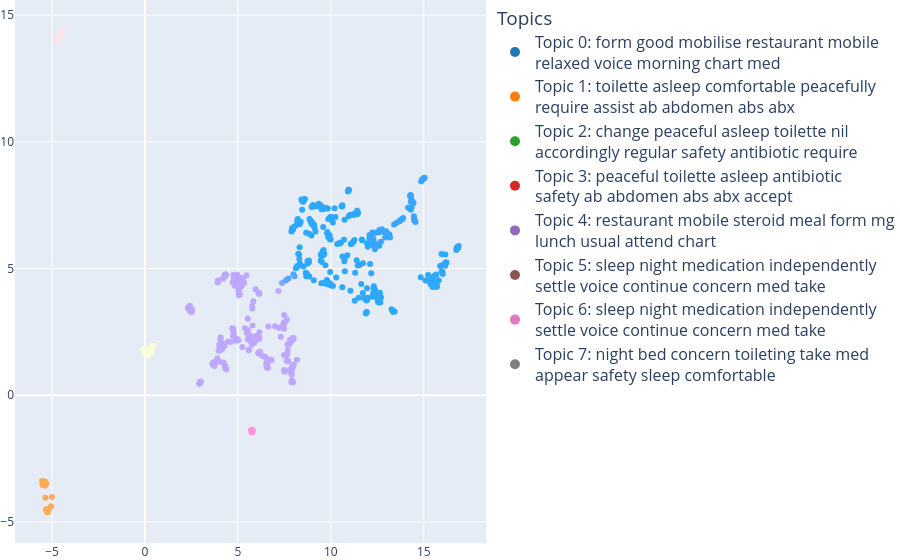
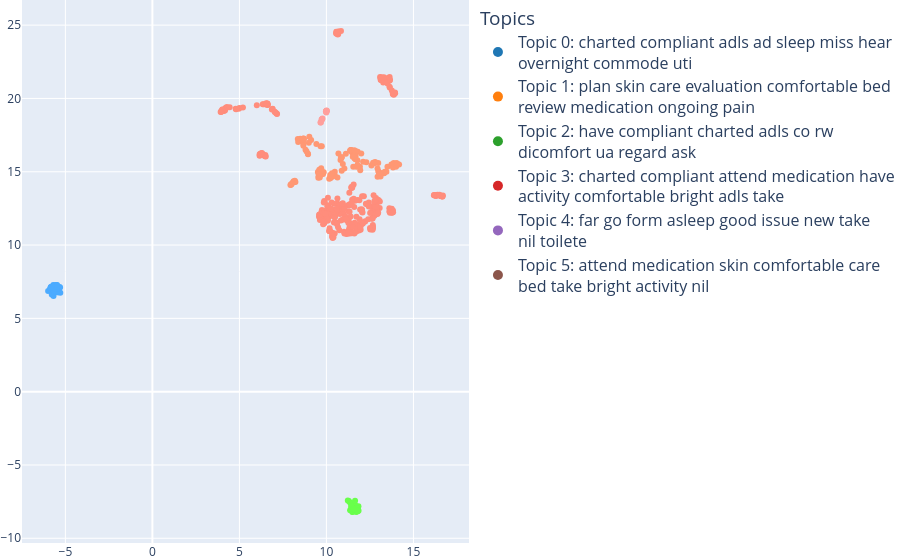
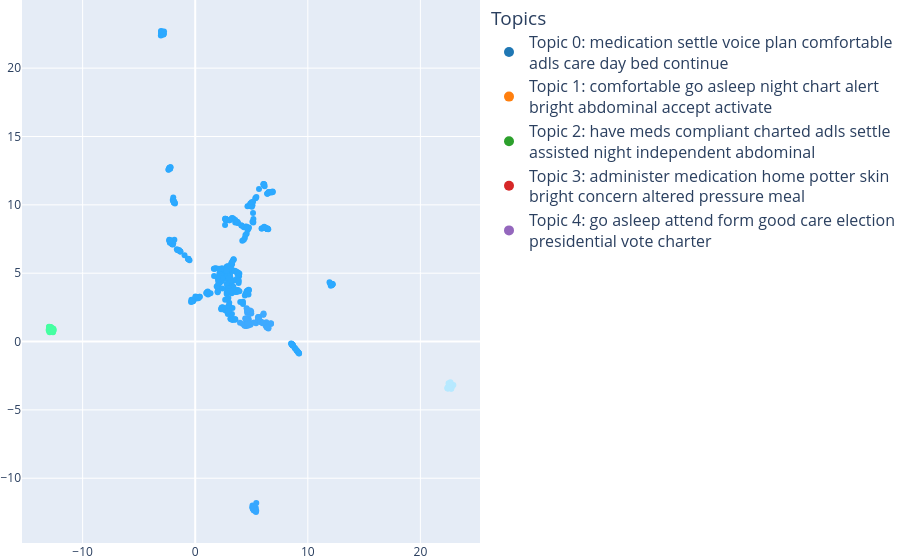
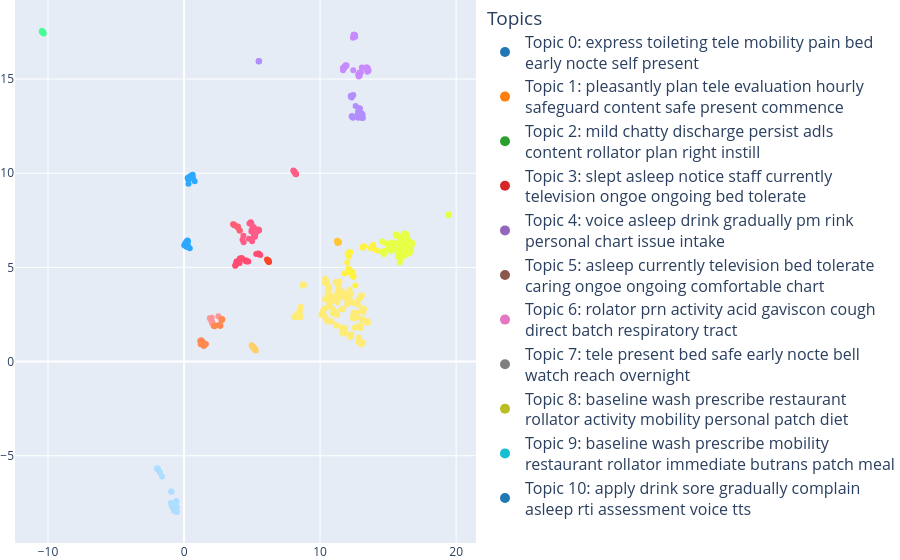

Here is the notebook cell these charts were saved with, in order:
### Code cell
all_texts = []
for key in nurse_notes.keys():
    print(f"-----------{key}-----------")
    matave_analysis(nurse_notes[key]['Note'], f"./{IMAGE_OUTPUT_FOLDER}/{key}processedNotes")
    all_texts.extend(nurse_notes[key]['Note'])

### Figure 1 — Plotly figure (JSON) as saved in the notebook; plotly's stock layout.template omitted (floating-point values rounded to 4 significant figures; data arrays with more than 128 entries replaced by an {"elided": "..."} marker saying what was removed)
{"data": [{"customdata": {"elided": "600x8 float values"}, "hovertemplate": "<b>%{text}</b><br>Topic 0: %{customdata[0]}<br>Topic 1: %{customdata[1]}<br>Topic 2: %{customdata[2]}<br>Topic 3: %{customdata[3]}<br>Topic 4: %{customdata[4]}<br>Topic 5: %{customdata[5]}<br>Topic 6: %{customdata[6]}<br>Topic 7: %{customdata[7]}", "marker": {"color": {"elided": "600 str values"}, "opacity": 1, "size": 6}, "mode": "markers", "showlegend": false, "text": {"elided": "600 str values"}, "type": "scatter", "x": {"elided": "600 float values"}, "y": {"elided": "600 float values"}}, {"marker": {"color": "#1f77b4", "size": 10}, "mode": "markers", "name": "Topic 0: form good mobilise restaurant mobile<br>relaxed voice morning chart med", "showlegend": true, "type": "scatter", "x": [null], "y": [null]}, {"marker": {"color": "#ff7f0e", "size": 10}, "mode": "markers", "name": "Topic 1: toilette asleep comfortable peacefully<br>require assist ab abdomen abs abx", "showlegend": true, "type": "scatter", "x": [null], "y": [null]}, {"marker": {"color": "#2ca02c", "size": 10}, "mode": "markers", "name": "Topic 2: change peaceful asleep toilette nil<br>accordingly regular safety antibiotic require", "showlegend": true, "type": "scatter", "x": [null], "y": [null]}, {"marker": {"color": "#d62728", "size": 10}, "mode": "markers", "name": "Topic 3: peaceful toilette asleep antibiotic<br>safety ab abdomen abs abx accept", "showlegend": true, "type": "scatter", "x": [null], "y": [null]}, {"marker": {"color": "#9467bd", "size": 10}, "mode": "markers", "name": "Topic 4: restaurant mobile steroid meal form mg<br>lunch usual attend chart", "showlegend": true, "type": "scatter", "x": [null], "y": [null]}, {"marker": {"color": "#8c564b", "size": 10}, "mode": "markers", "name": "Topic 5: sleep night medication independently<br>settle voice continue concern med take", "showlegend": true, "type": "scatter", "x": [null], "y": [null]}, {"marker": {"color": "#e377c2", "size": 10}, "mode": "markers", "name": "Topic 6: sleep night medication independently<br>settle voice continue concern med take", "showlegend": true, "type": "scatter", "x": [null], "y": [null]}, {"marker": {"color": "#7f7f7f", "size": 10}, "mode": "markers", "name": "Topic 7: night bed concern toileting take med<br>appear safety sleep comfortable", "showlegend": true, "type": "scatter", "x": [null], "y": [null]}], "layout": {"legend": {"font": {"size": 16}, "itemclick": false, "itemdoubleclick": false, "title": {"text": "Topics"}}, "margin": {"b": 0, "l": 0, "r": 0, "t": 0}, "title": {"text": ""}}}

### Figure 2 — Plotly figure (JSON) as saved in the notebook; plotly's stock layout.template omitted (floating-point values rounded to 4 significant figures; data arrays with more than 128 entries replaced by an {"elided": "..."} marker saying what was removed)
{"data": [{"customdata": {"elided": "606x6 float values"}, "hovertemplate": "<b>%{text}</b><br>Topic 0: %{customdata[0]}<br>Topic 1: %{customdata[1]}<br>Topic 2: %{customdata[2]}<br>Topic 3: %{customdata[3]}<br>Topic 4: %{customdata[4]}<br>Topic 5: %{customdata[5]}", "marker": {"color": {"elided": "606 str values"}, "opacity": 1, "size": 6}, "mode": "markers", "showlegend": false, "text": {"elided": "606 str values"}, "type": "scatter", "x": {"elided": "606 float values"}, "y": {"elided": "606 float values"}}, {"marker": {"color": "#1f77b4", "size": 10}, "mode": "markers", "name": "Topic 0: charted compliant adls ad sleep miss hear<br>overnight commode uti", "showlegend": true, "type": "scatter", "x": [null], "y": [null]}, {"marker": {"color": "#ff7f0e", "size": 10}, "mode": "markers", "name": "Topic 1: plan skin care evaluation comfortable bed<br>review medication ongoing pain", "showlegend": true, "type": "scatter", "x": [null], "y": [null]}, {"marker": {"color": "#2ca02c", "size": 10}, "mode": "markers", "name": "Topic 2: have compliant charted adls co rw<br>dicomfort ua regard ask", "showlegend": true, "type": "scatter", "x": [null], "y": [null]}, {"marker": {"color": "#d62728", "size": 10}, "mode": "markers", "name": "Topic 3: charted compliant attend medication have<br>activity comfortable bright adls take", "showlegend": true, "type": "scatter", "x": [null], "y": [null]}, {"marker": {"color": "#9467bd", "size": 10}, "mode": "markers", "name": "Topic 4: far go form asleep good issue new take<br>nil toilete", "showlegend": true, "type": "scatter", "x": [null], "y": [null]}, {"marker": {"color": "#8c564b", "size": 10}, "mode": "markers", "name": "Topic 5: attend medication skin comfortable care<br>bed take bright activity nil", "showlegend": true, "type": "scatter", "x": [null], "y": [null]}], "layout": {"legend": {"font": {"size": 16}, "itemclick": false, "itemdoubleclick": false, "title": {"text": "Topics"}}, "margin": {"b": 0, "l": 0, "r": 0, "t": 0}, "title": {"text": ""}}}

### Figure 3 — Plotly figure (JSON) as saved in the notebook; plotly's stock layout.template omitted (floating-point values rounded to 4 significant figures; data arrays with more than 128 entries replaced by an {"elided": "..."} marker saying what was removed)
{"data": [{"customdata": {"elided": "576x5 float values"}, "hovertemplate": "<b>%{text}</b><br>Topic 0: %{customdata[0]}<br>Topic 1: %{customdata[1]}<br>Topic 2: %{customdata[2]}<br>Topic 3: %{customdata[3]}<br>Topic 4: %{customdata[4]}", "marker": {"color": {"elided": "576 str values"}, "opacity": 1, "size": 6}, "mode": "markers", "showlegend": false, "text": {"elided": "576 str values"}, "type": "scatter", "x": {"elided": "576 float values"}, "y": {"elided": "576 float values"}}, {"marker": {"color": "#1f77b4", "size": 10}, "mode": "markers", "name": "Topic 0: medication settle voice plan comfortable<br>adls care day bed continue", "showlegend": true, "type": "scatter", "x": [null], "y": [null]}, {"marker": {"color": "#ff7f0e", "size": 10}, "mode": "markers", "name": "Topic 1: comfortable go asleep night chart alert<br>bright abdominal accept activate", "showlegend": true, "type": "scatter", "x": [null], "y": [null]}, {"marker": {"color": "#2ca02c", "size": 10}, "mode": "markers", "name": "Topic 2: have meds compliant charted adls settle<br>assisted night independent abdominal", "showlegend": true, "type": "scatter", "x": [null], "y": [null]}, {"marker": {"color": "#d62728", "size": 10}, "mode": "markers", "name": "Topic 3: administer medication home potter skin<br>bright concern altered pressure meal", "showlegend": true, "type": "scatter", "x": [null], "y": [null]}, {"marker": {"color": "#9467bd", "size": 10}, "mode": "markers", "name": "Topic 4: go asleep attend form good care election<br>presidential vote charter", "showlegend": true, "type": "scatter", "x": [null], "y": [null]}], "layout": {"legend": {"font": {"size": 16}, "itemclick": false, "itemdoubleclick": false, "title": {"text": "Topics"}}, "margin": {"b": 0, "l": 0, "r": 0, "t": 0}, "title": {"text": ""}}}

### Figure 4 — Plotly figure (JSON) as saved in the notebook; plotly's stock layout.template omitted (floating-point values rounded to 4 significant figures; data arrays with more than 128 entries replaced by an {"elided": "..."} marker saying what was removed)
{"data": [{"customdata": {"elided": "604x11 float values"}, "hovertemplate": "<b>%{text}</b><br>Topic 0: %{customdata[0]}<br>Topic 1: %{customdata[1]}<br>Topic 2: %{customdata[2]}<br>Topic 3: %{customdata[3]}<br>Topic 4: %{customdata[4]}<br>Topic 5: %{customdata[5]}<br>Topic 6: %{customdata[6]}<br>Topic 7: %{customdata[7]}<br>Topic 8: %{customdata[8]}<br>Topic 9: %{customdata[9]}<br>Topic 10: %{customdata[10]}", "marker": {"color": {"elided": "604 str values"}, "opacity": 1, "size": 6}, "mode": "markers", "showlegend": false, "text": {"elided": "604 str values"}, "type": "scatter", "x": {"elided": "604 float values"}, "y": {"elided": "604 float values"}}, {"marker": {"color": "#1f77b4", "size": 10}, "mode": "markers", "name": "Topic 0: express toileting tele mobility pain bed<br>early nocte self present", "showlegend": true, "type": "scatter", "x": [null], "y": [null]}, {"marker": {"color": "#ff7f0e", "size": 10}, "mode": "markers", "name": "Topic 1: pleasantly plan tele evaluation hourly<br>safeguard content safe present commence", "showlegend": true, "type": "scatter", "x": [null], "y": [null]}, {"marker": {"color": "#2ca02c", "size": 10}, "mode": "markers", "name": "Topic 2: mild chatty discharge persist adls<br>content rollator plan right instill", "showlegend": true, "type": "scatter", "x": [null], "y": [null]}, {"marker": {"color": "#d62728", "size": 10}, "mode": "markers", "name": "Topic 3: slept asleep notice staff currently<br>television ongoe ongoing bed tolerate", "showlegend": true, "type": "scatter", "x": [null], "y": [null]}, {"marker": {"color": "#9467bd", "size": 10}, "mode": "markers", "name": "Topic 4: voice asleep drink gradually pm rink<br>personal chart issue intake", "showlegend": true, "type": "scatter", "x": [null], "y": [null]}, {"marker": {"color": "#8c564b", "size": 10}, "mode": "markers", "name": "Topic 5: asleep currently television bed tolerate<br>caring ongoe ongoing comfortable chart", "showlegend": true, "type": "scatter", "x": [null], "y": [null]}, {"marker": {"color": "#e377c2", "size": 10}, "mode": "markers", "name": "Topic 6: rolator prn activity acid gaviscon cough<br>direct batch respiratory tract", "showlegend": true, "type": "scatter", "x": [null], "y": [null]}, {"marker": {"color": "#7f7f7f", "size": 10}, "mode": "markers", "name": "Topic 7: tele present bed safe early nocte bell<br>watch reach overnight", "showlegend": true, "type": "scatter", "x": [null], "y": [null]}, {"marker": {"color": "#bcbd22", "size": 10}, "mode": "markers", "name": "Topic 8: baseline wash prescribe restaurant<br>rollator activity mobility personal patch diet", "showlegend": true, "type": "scatter", "x": [null], "y": [null]}, {"marker": {"color": "#17becf", "size": 10}, "mode": "markers", "name": "Topic 9: baseline wash prescribe mobility<br>restaurant rollator immediate butrans patch meal", "showlegend": true, "type": "scatter", "x": [null], "y": [null]}, {"marker": {"color": "#1f77b4", "size": 10}, "mode": "markers", "name": "Topic 10: apply drink sore gradually complain<br>asleep rti assessment voice tts", "showlegend": true, "type": "scatter", "x": [null], "y": [null]}], "layout": {"legend": {"font": {"size": 16}, "itemclick": false, "itemdoubleclick": false, "title": {"text": "Topics"}}, "margin": {"b": 0, "l": 0, "r": 0, "t": 0}, "title": {"text": ""}}}
